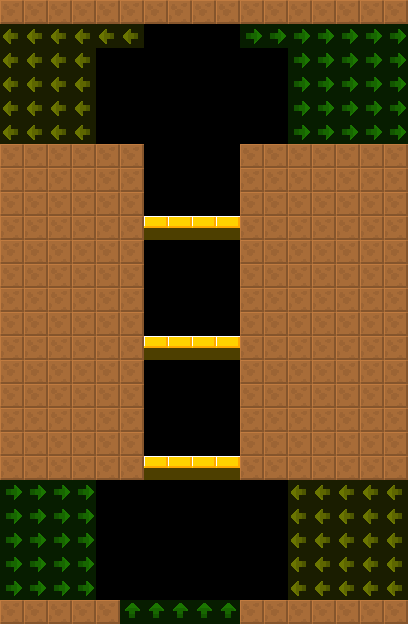

Below is a game level as drawn by its tile map, then a one-line description and the .tmx that defines it (tile-layer data replaced by summaries):
An orthogonal 17x26 tile map with 24x24 px tiles, 2 tile layers (col, lnk), 2 tilesets and 3 objects (3x RotatingBall).

<map version="1.4" tiledversion="1.4.2" orientation="orthogonal" renderorder="right-down" width="17" height="26" tilewidth="24" tileheight="24" infinite="0" nextlayerid="4" nextobjectid="8">
 <tileset firstgid="6" source="../../lnk.tsx" />
 <tileset firstgid="1" source="../../col.tsx" />
 <layer id="1" name="col" width="17" height="26">
  <data>[442 cells, 223 non-empty, 2 distinct tile ids]</data>
 </layer>
 <layer id="2" name="lnk" width="17" height="26" opacity="0.5">
  <data>[442 cells, 99 non-empty, 3 distinct tile ids]</data>
 </layer>
 <objectgroup id="3" name="markers" opacity="0.5">
  <object id="1" name="RotatingBall" type="RotatingBall" x="96" y="192" width="24" height="24">
   <properties>
    <property name="yr" value="0" />
    <property name="xr" value="0" />
    <property name="customId" value="1" />
   </properties>
  </object>
  <object id="2" name="RotatingBall" type="RotatingBall" x="288" y="288" width="24" height="24">
   <properties>
    <property name="yr" value="0" />
    <property name="xr" value="0" />
    <property name="customId" value="2" />
   </properties>
  </object>
  <object id="3" name="RotatingBall" type="RotatingBall" x="96" y="432" width="24" height="24">
   <properties>
    <property name="yr" value="0" />
    <property name="xr" value="0" />
    <property name="customId" value="1" />
   </properties>
  </object>
 </objectgroup>
</map>
